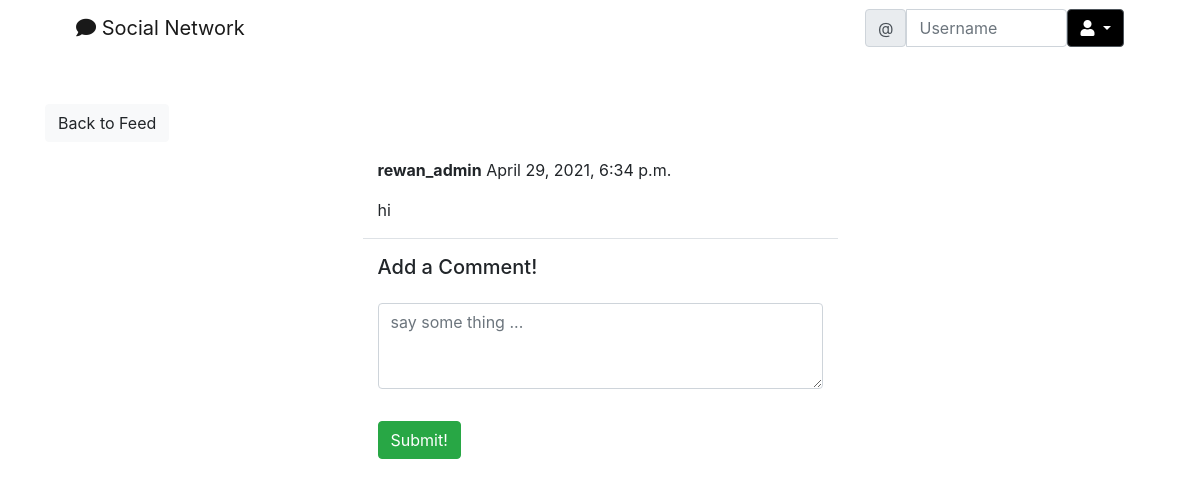
/social/post/20 (signed in), run on an earlier commit of the app's database.
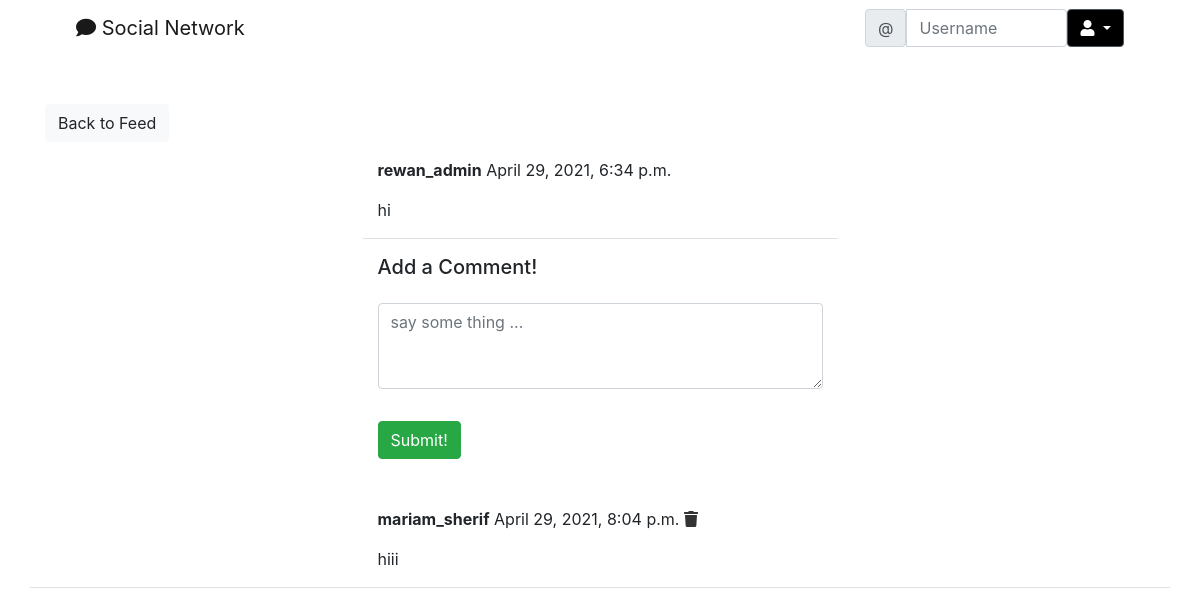
And on a later commit of the database.
### social/models.py (models this page shows)
class Comment (models.Model):
    comment=models.TextField()
    created_on=models.DateTimeField(default=timezone.now)
    author=models.ForeignKey(User , on_delete=models.CASCADE)
    post=models.ForeignKey('Post' , on_delete=models.CASCADE)

### social/views.py (the view, shortened to what this page needs)
# urls.py: path('post/<int:pk>',PostDetailView.as_view(),name='post-detail'),
class PostDetailView(LoginRequiredMixin, View):
    def get(self, request, pk, *args, **kwargs):
        post = Post.objects.get(pk=pk)
        form = CommentForm()
        comments = Comment.objects.filter(post=post).order_by('-created_on')
        context = {
            'post': post,
            'form': form,
            'comments': comments,
        }
        return render(request, 'social/post_detail.html', context)

### social/forms.py
class CommentForm(forms.ModelForm):
    comment=forms.CharField(label='',widget=forms.Textarea(attrs={'rows':'3','placeholder':'say some thing ... '}))
    class Meta:
        model=Comment
        fields=['comment']

### social/templates/social/post_detail.html (shortened to what this page needs)
{% extends 'landing/base.html' %}
{% load crispy_forms_tags %}
{% block content %}
<div class="container">
    <div class="row mt-5">
        <div class="col-md-3 col-sm-6">
            <a href="{% url 'post-list' %}" class="btn btn-light">Back to Feed</a>
        </div>
    </div>
    <div class="row justify-content-center mt-3">
        <div class="col-md-5 col-sm-12 border-bottom">
            <p><strong>{{ post.author }}</strong> {{ post.created_on }}
            </p>
            <p>{{ post.body }}</p>
        </div>
    </div>
     <div class="row justify-content-center mt-3">
        <div class="col-md-5 col-sm-12">
            <h5>Add a Comment!</h5>
        </div>
    </div>
    <div class="row justify-content-center mt-3 mb-5">
        <div class="col-md-5 col-sm-12">
            <form method="POST">
                {{ form | crispy }}
                <div class="d-grid gap-2">
                    <button class="btn btn-success mt-3">Submit!</button>
                </div>
            </form>
        </div>
    </div>
    {% for comment in comments %}
    <div class="row justify-content-center mt-3 mb-5 border-bottom">
        <div class="col-md-5 col-sm-12">
            <p>
                <strong>{{ comment.author }}</strong> {{ comment.created_on }}
                {% if request.user == comment.author %}
                <a href="{% url 'comment-delete' post.pk comment.pk %}" style="color: #333;"><i class="fas fa-trash"></i></a>
                {% endif %}
            </p>
            <p>{{ comment.comment }}</p>
        </div>
    </div>
    {% endfor %}
</div>
{% endblock content %}

What changed in the data, as far as the page shows it:
added Comment: author "mariam_sherif", created_on "April 29, 2021, 8:04 p.m.", comment "hiii"
